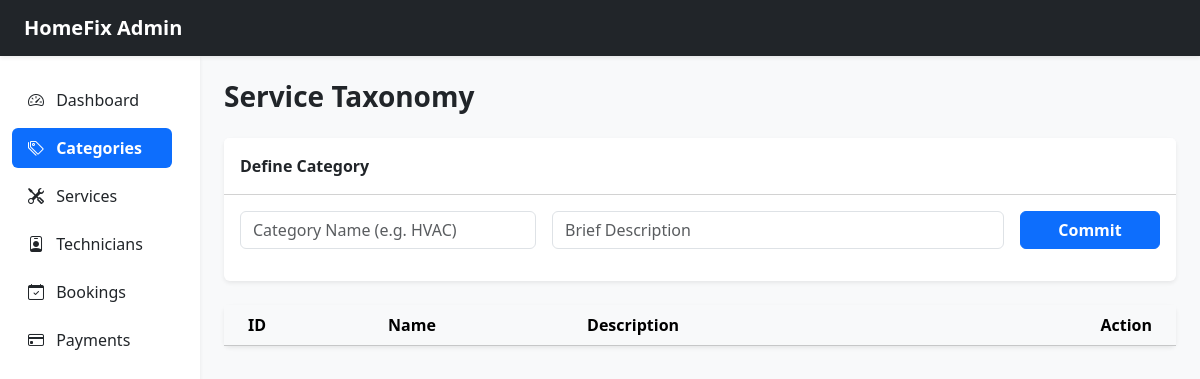
Page /admin/manage_categories.php (signed in) on the earlier database version.
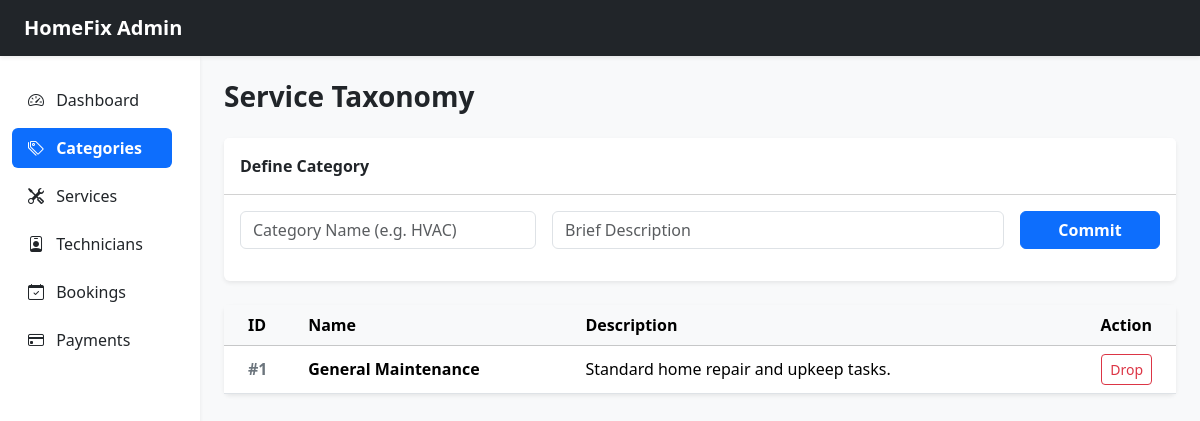
Same page on the later database version.
### tables this page shows
CREATE TABLE IF NOT EXISTS categories (
    category_id INT PRIMARY KEY AUTO_INCREMENT,
    category_name VARCHAR(100) NOT NULL,
    description TEXT
);

### Backend/admin_db.php (called while the page is built, shortened)
<?php
require_once 'db.php';
function getAllCategories() {
    global $connection;
    $query = "SELECT * FROM categories ORDER BY category_name ASC";
    $result = mysqli_query($connection, $query);
    $categories = array();
    if ($result) {
        while ($row = mysqli_fetch_assoc($result)) {
            $categories[] = $row;
        }
    }
    return $categories;
}
?>

### admin/manage_categories.php (the view, shortened to what this page needs)
<?php
require_once '../backend/auth.php';
require_once '../backend/admin_db.php';
$categories = getAllCategories();
?>
<!DOCTYPE html>
<html lang="en" data-bs-theme="light">
<head>
    <link href="https://cdn.jsdelivr.net/npm/bootstrap@5.3.3/dist/css/bootstrap.min.css" rel="stylesheet">
    <link rel="stylesheet" href="https://cdn.jsdelivr.net/npm/bootstrap-icons@1.11.3/font/bootstrap-icons.min.css">
</head>
<body class="bg-light">
    <nav class="navbar navbar-expand-lg navbar-dark bg-dark shadow-sm">
        <div class="container-fluid px-4"><a class="navbar-brand fw-bold" href="index.php">HomeFix Admin</a></div>
    </nav>
    <div class="container-fluid">
        <div class="row">
            <div class="col-md-2 bg-white min-vh-100 shadow-sm py-4">
                <div class="nav flex-column nav-pills me-3">
                    <a class="nav-link text-dark mb-2" href="index.php"><i class="bi bi-speedometer2 me-2"></i> Dashboard</a>
                    <a class="nav-link active fw-bold mb-2" href="manage_categories.php"><i class="bi bi-tags me-2"></i> Categories</a>
                    <a class="nav-link text-dark mb-2" href="manage_services.php"><i class="bi bi-tools me-2"></i> Services</a>
                    <a class="nav-link text-dark mb-2" href="manage_technicians.php"><i class="bi bi-person-badge me-2"></i> Technicians</a>
                    <a class="nav-link text-dark mb-2" href="manage_bookings.php"><i class="bi bi-calendar-check me-2"></i> Bookings</a>
                    <a class="nav-link text-dark mb-2" href="manage_payments.php"><i class="bi bi-credit-card me-2"></i> Payments</a>
                </div>
            </div>
            <main class="col-md-10 py-4 px-4">
                <h1 class="h3 fw-bold text-dark mb-4">Service Taxonomy</h1>
                <div class="card border-0 shadow-sm mb-4">
                    <div class="card-header bg-white fw-bold py-3">Define Category</div>
                    <div class="card-body">
                        <form method="POST">
                            <div class="row g-3 mb-3">
                                <div class="col-md-4"><input type="text" name="category_name" class="form-control" placeholder="Category Name (e.g. HVAC)" required></div>
                                <div class="col-md-6"><input type="text" name="description" class="form-control" placeholder="Brief Description"></div>
                                <div class="col-md-2"><button type="submit" class="btn btn-primary w-100 fw-bold">Commit</button></div>
                            </div>
                        </form>
                    </div>
                </div>
                <div class="card border-0 shadow-sm">
                    <table class="table table-hover align-middle mb-0">
                        <thead class="table-light"><tr><th class="ps-4">ID</th><th>Name</th><th>Description</th><th class="text-end pe-4">Action</th></tr></thead>
                        <tbody>
                            <?php foreach ($categories as $cat): ?>
                                <tr>
                                    <td class="ps-4 fw-bold text-secondary">#<?php echo $cat['category_id']; ?></td>
                                    <td class="fw-bold"><?php echo htmlspecialchars($cat['category_name']); ?></td>
                                    <td><?php echo htmlspecialchars($cat['description']); ?></td>
                                    <td class="text-end pe-4"><a href="?delete=<?php echo $cat['category_id']; ?>" class="btn btn-sm btn-outline-danger">Drop</a></td>
                                </tr>
                            <?php endforeach; ?>
                        </tbody>
                    </table>
                </div>
            </main>
        </div>
    </div>
</body>
</html>

Differences in the rows shown:
added categories: category_id "1", category_name "General Maintenance", description "Standard home repair and upkeep tasks."
